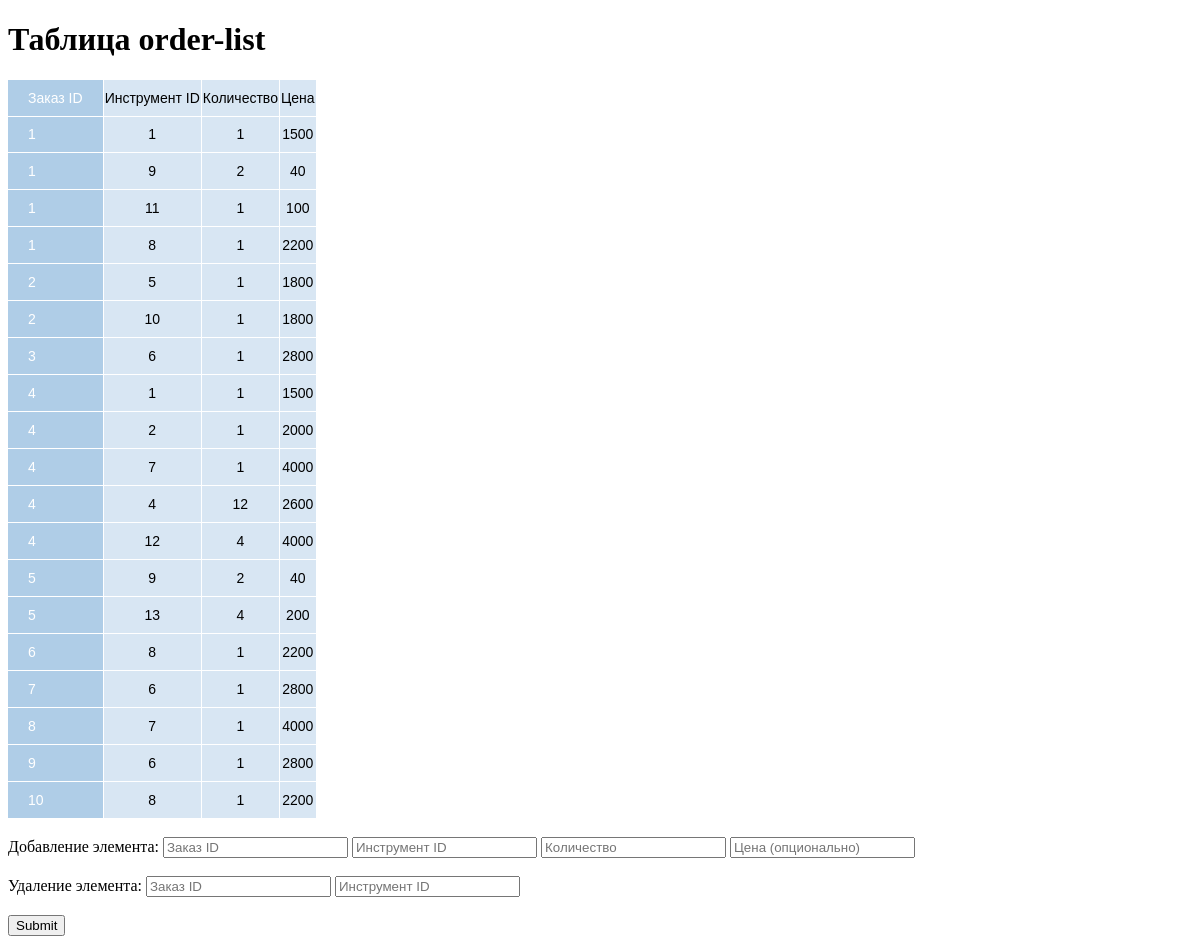
/app/MusicStore/order-list-edit/index.php, run on the app's committed database.
### tables this page shows
create table order_list (
	order_id int NOT NULL,
    item_id_ord int NOT NULL,
    quantity int,
    price int,
    FOREIGN KEY (item_id_ord) REFERENCES items (item_id),
	FOREIGN KEY (order_id) REFERENCES order_main (order_id)
);

### app/MusicStore/order-list-edit/output.php (the view, shortened to what this page needs)
<?php
try {
    include_once('input.php');
    $sth = $dbh->prepare("SELECT * FROM `order_list`");
    $sth->execute();
    $array = $sth->fetchAll(PDO::FETCH_ASSOC);
    echo "<tr><td>Заказ ID</td>
              <td>Инструмент ID</td>
              <td>Количество</td>
              <td>Цена</td>
          <tr>";
    foreach ($array as $row) {
        echo "<tr><td>{$row['order_id']}</td>
                  <td>{$row['item_id_ord']}</td>
                  <td>{$row['quantity']}</td>
                  <td>{$row['price']}</td>
              </tr>";
    }
}
catch (PDOException $e) {
    echo "<div>{$e->getMessage()}</div>";
    die();
}
?>

### app/MusicStore/style-tables.css (style rules this page uses)
th, td:first-child { background: #AFCDE7; color: white; padding: 10px 20px; }
th, td { border-style: solid; border-width: 0 1px 1px 0; border-color: white; }
td { background: #D8E6F3; }
th:first-child, td:first-child { text-align: left; }

### data on the page
order_list: order "1", item_id_ord "1", quantity "1", price "1500"
order_list: order "1", item_id_ord "9", quantity "2", price "40"
order_list: order "1", item_id_ord "11", quantity "1", price "100"
order_list: order "1", item_id_ord "8", quantity "1", price "2200"
order_list: order "2", item_id_ord "5", quantity "1", price "1800"
order_list: order "2", item_id_ord "10", quantity "1", price "1800"
order_list: order "3", item_id_ord "6", quantity "1", price "2800"
order_list: order "4", item_id_ord "1", quantity "1", price "1500"
order_list: order "4", item_id_ord "2", quantity "1", price "2000"
order_list: order "4", item_id_ord "7", quantity "1", price "4000"
order_list: order "4", item_id_ord "4", quantity "12", price "2600"
order_list: order "4", item_id_ord "12", quantity "4", price "4000"
order_list: order "5", item_id_ord "9", quantity "2", price "40"
order_list: order "5", item_id_ord "13", quantity "4", price "200"
order_list: order "6", item_id_ord "8", quantity "1", price "2200"
order_list: order "7", item_id_ord "6", quantity "1", price "2800"
order_list: order "8", item_id_ord "7", quantity "1", price "4000"
order_list: order "9", item_id_ord "6", quantity "1", price "2800"
order_list: order "10", item_id_ord "8", quantity "1", price "2200"
